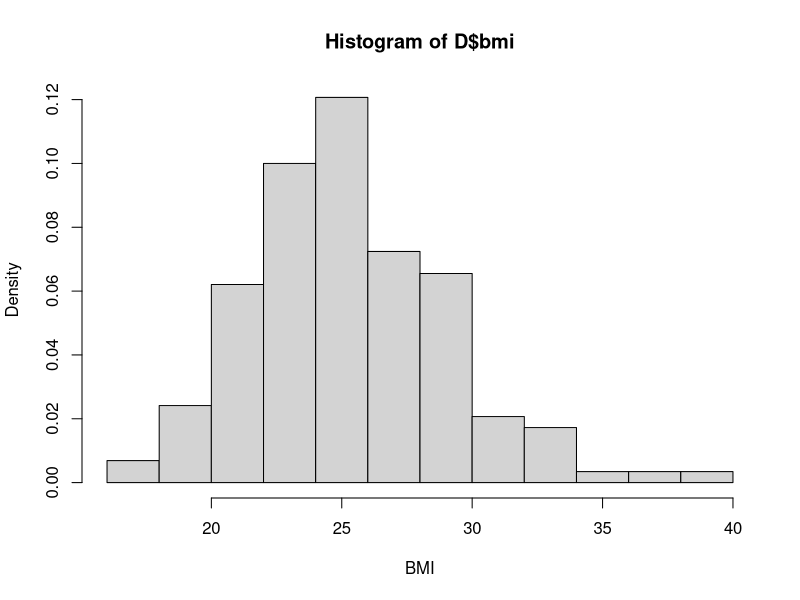
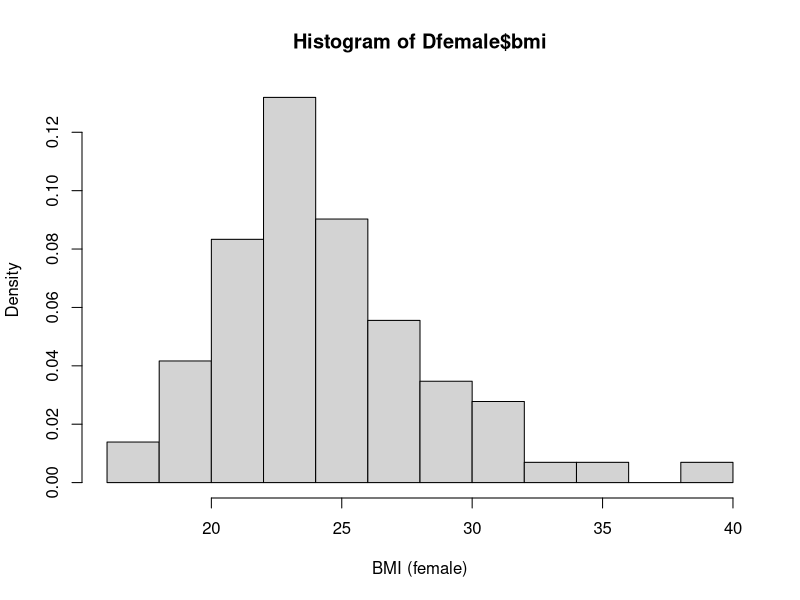
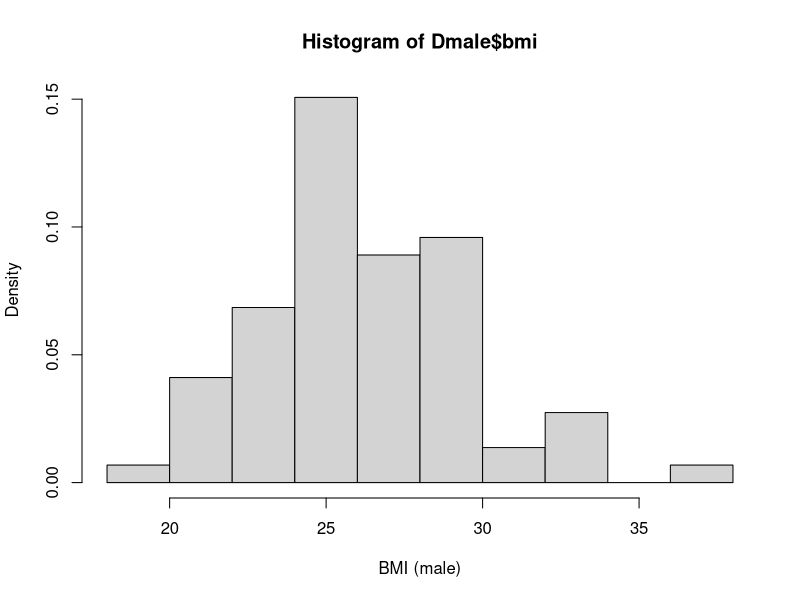
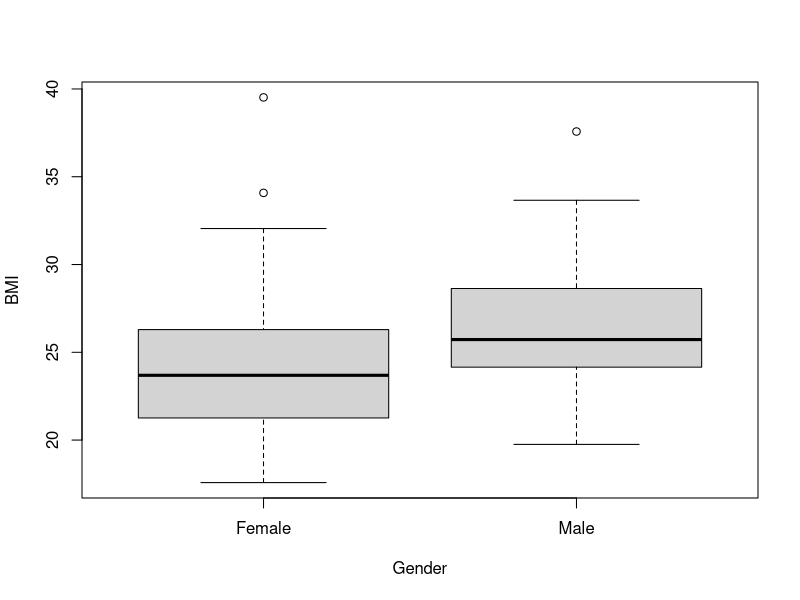
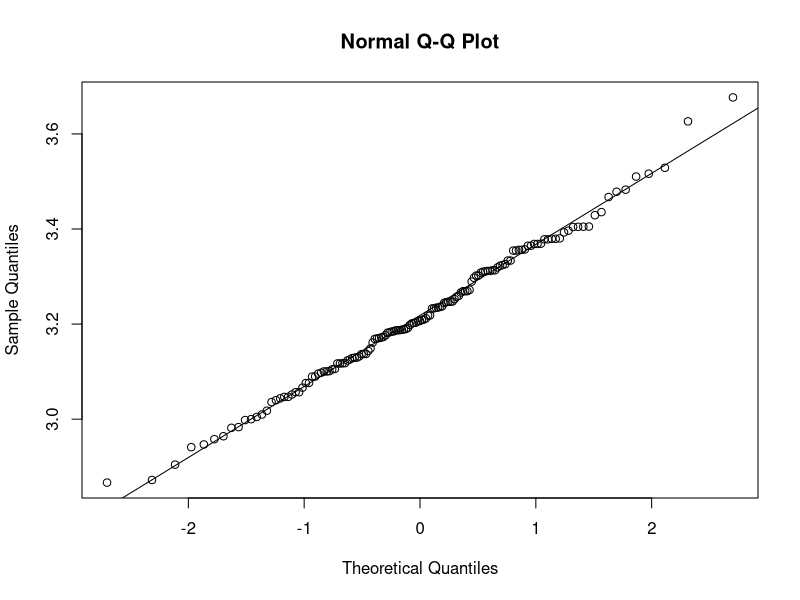

Reproduce these figures in R, in order.
## Read data from bmi1_data.csv
D <- read.table("bmi1_data.csv", header=TRUE, sep=";", as.is=TRUE)
#D <- read.csv("bmi1_data.csv")

## Dimensions of bmi1 (number of rows and columns)
dim(D)
## Column/variable names
names(D)
## The first rows/observations 
head(D)
## The last rows/observations
tail(D)
## Selected summary statistics
summary(D)
## Another type of summary of the dataset str(bmi1)
str(D)


#------------------------------------
#b
## Calculate BMI scores and add new variable to D
D$bmi <- D$weight/(D$height/100)^2

## Histogram describing the empirical density of the BMI scores 
## (histogram of the BMI scores normalized to have an area of 1) 
hist(D$bmi, xlab="BMI", prob=TRUE)

# Is there much variation to be seen in the observations? 
var(D$bmi)

#------------------------------------
#c 
## Divide data into two subsets according to gender
Dfemale <- subset(D, gender == 0)
Dmale <- subset(D, gender == 1)

## Density histograms describing the emprical density 
## of the BMI scroes of women and men, respectively
hist(Dfemale$bmi, xlab="BMI (female)", prob=TRUE)
hist(Dmale$bmi, xlab="BMI (male)", prob=TRUE)

#------------------------------
#d
## Box plot of BMI scores by gender 
boxplot(Dfemale$bmi, Dmale$bmi, names=c("Female", "Male"), xlab="Gender", ylab="BMI")

#-------------------------------
#e
## The argument 'na.rm=TRUE' ensures that the statistic is 
## computed even in cases where there are missing values.

## Total number of observations 
## (doesn't include missing values if there are any)
sum(!is.na(D$bmi))
## Sample mean (both genders combined)
mean(D$bmi, na.rm=TRUE)
## Sample variance (both genders combined)
var(D$bmi, na.rm=TRUE)
## Sample std (both genders combined)
sqrt(var(D$bmi, na.rm=TRUE))
## Lower quartile median and upper quartile (both genders combined)
quantile(D$bmi, na.rm=TRUE)

# For Men: 
## Total number of observations 
## (doesn't include missing values if there are any)
sum(!is.na(Dmale$bmi))
## Sample mean 
mean(Dmale$bmi, na.rm=TRUE)
## Sample variance 
var(Dmale$bmi, na.rm=TRUE)
## Sample std 
sqrt(var(Dmale$bmi, na.rm=TRUE))
## Lower quartile median and upper quartile
quantile(Dmale$bmi, na.rm=TRUE)

# For Women: 
## Total number of observations 
## (doesn't include missing values if there are any)
sum(!is.na(Dfemale$bmi))
## Sample mean 
mean(Dfemale$bmi, na.rm=TRUE)
## Sample variance 
var(Dfemale$bmi, na.rm=TRUE)
## Sample std 
sqrt(var(Dfemale$bmi, na.rm=TRUE))
## Lower quartile median and upper quartile 
quantile(Dfemale$bmi, na.rm=TRUE)

#------------------------------------
## New variable 'logbmi' with log-trasformed BMI
D$logbmi <- log(D$bmi)
## qq-plot of log-transformed BMI
qqnorm(D$logbmi)
qqline(D$logbmi)
#f
## Statistical Model 
## Sample mean (both genders combined)
mean(D$logbmi, na.rm=TRUE)
## Sample variance (both genders combined)
var(D$logbmi, na.rm=TRUE)